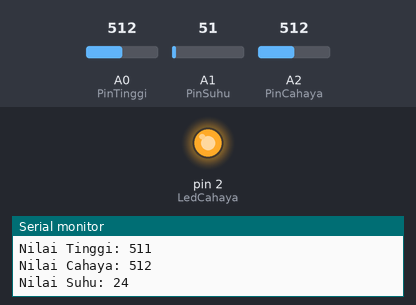
Recording of a sketch running on a simulated Arduino Uno, built with avr-gcc and run on an emulated ATmega328P. Parts: output pins drawn as LEDs (lit = HIGH), the last lines printed to the serial monitor. The inputs (shaded band) are chosen by the test bench; at power-on: A1 (PinSuhu) = 51, A0 (PinTinggi) = 512, A2 (PinCahaya) = 512.

Above: at 3.8 s.
3.9 s: A1 (PinSuhu) set to 61
At 6.3 s:
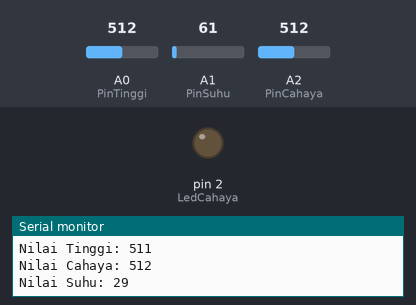
7.8 s: A1 (PinSuhu) set to 56
11.7 s: A1 (PinSuhu) set to 47
At 13.4 s:
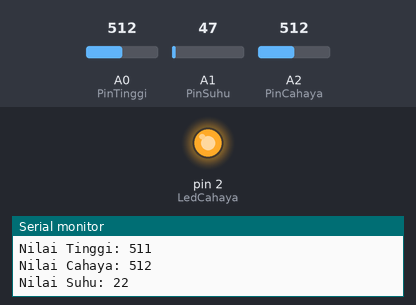
15.6 s: A1 (PinSuhu) set to 71
At 19.2 s:
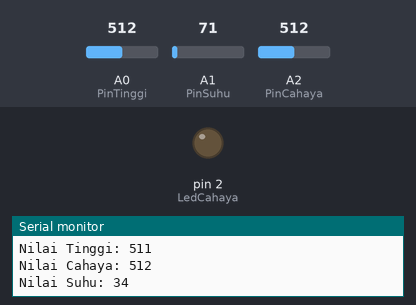
Timing chart, 0 to 20.5 s (numbered marks = the images above; inputs shaded):
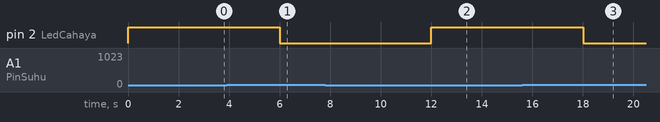

The sketch:

Sensor_aqua.ino
```cpp
int PinTinggi = A0;
int PinSuhu = A1;
byte PinCahaya= A2;
byte LedCahaya= 2;

void setup(){
  pinMode(LedCahaya, OUTPUT);
  Serial.begin(9600);
}

void loop(){
    SensorTinggi();
    SensorCahaya();
    SensorSuhu();
    Serial.print("\n");
    delay(3000);
}

int SensorTinggi() {
  int NilaiSensor = analogRead(PinTinggi);
  Serial.print("Nilai Tinggi: ");
  Serial.println(1023 - NilaiSensor);
}

int SensorCahaya() {
  int NilaiSensor = analogRead(PinCahaya);
  Serial.print("Nilai Cahaya: ");
  Serial.println(NilaiSensor);
  if(NilaiSensor < 500){
    digitalWrite(LedCahaya, HIGH);
  }
  else{
    digitalWrite(LedCahaya, LOW);
  }
}

int SensorSuhu() {
  int NilaiSensor = analogRead(PinSuhu) / 2.0479;
  Serial.print("Nilai Suhu: ");
  Serial.println(NilaiSensor);
  if(NilaiSensor < 25){
    digitalWrite(LedCahaya, HIGH);
  }
  else{
    digitalWrite(LedCahaya, LOW);
  }
}
```

Measured:
- the behaviour switches between 52 and 51 on A1 (PinSuhu) (found by bisection; images 1 and 2)
- after the input at 3.9 s, pin 2 (LedCahaya): HIGH → LOW after 2.1 s
- after the input at 11.7 s, pin 2 (LedCahaya): LOW → HIGH after 0.31 s
- after the input at 15.6 s, pin 2 (LedCahaya): HIGH → LOW after 2.4 s
